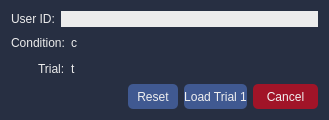
<?xml version="1.0" encoding="UTF-8"?>
<ui version="4.0">
 <class>TrialWidget</class>
 <widget class="QWidget" name="TrialWidget">
  <property name="geometry">
   <rect>
    <x>0</x>
    <y>0</y>
    <width>329</width>
    <height>120</height>
   </rect>
  </property>
  <property name="sizePolicy">
   <sizepolicy hsizetype="Fixed" vsizetype="Fixed">
    <horstretch>0</horstretch>
    <verstretch>0</verstretch>
   </sizepolicy>
  </property>
  <property name="windowTitle">
   <string>Trial Information</string>
  </property>
  <property name="styleSheet">
   <string notr="true">QWidget{
	color: rgb(236, 236, 236);
	background-color: rgb(39, 47,66);
	border-radius:10px;
}

QLineEdit{
background-color: rgb(236, 236, 236);
color: rgb(0,0,0);
}

QPushButton {
	border-radius: 5px;
}</string>
  </property>
  <layout class="QVBoxLayout" name="verticalLayout">
   <item>
    <layout class="QHBoxLayout" name="horizontalLayout">
     <item>
      <widget class="QLabel" name="label">
       <property name="text">
        <string>User ID:</string>
       </property>
      </widget>
     </item>
     <item>
      <widget class="QLineEdit" name="id_line"/>
     </item>
    </layout>
   </item>
   <item>
    <layout class="QGridLayout" name="gridLayout" columnstretch="0,1">
     <item row="0" column="0" alignment="Qt::AlignLeft">
      <widget class="QLabel" name="label_2">
       <property name="text">
        <string>Condition:</string>
       </property>
      </widget>
     </item>
     <item row="1" column="0" alignment="Qt::AlignRight">
      <widget class="QLabel" name="label_3">
       <property name="text">
        <string>Trial:</string>
       </property>
      </widget>
     </item>
     <item row="0" column="1">
      <widget class="QLabel" name="lbl_condition">
       <property name="text">
        <string>c</string>
       </property>
      </widget>
     </item>
     <item row="1" column="1">
      <widget class="QLabel" name="lbl_trial">
       <property name="text">
        <string>t</string>
       </property>
      </widget>
     </item>
    </layout>
   </item>
   <item>
    <layout class="QHBoxLayout" name="horizontalLayout_2" stretch="0,0,0,0">
     <item>
      <spacer name="horizontalSpacer">
       <property name="orientation">
        <enum>Qt::Horizontal</enum>
       </property>
       <property name="sizeType">
        <enum>QSizePolicy::MinimumExpanding</enum>
       </property>
       <property name="sizeHint" stdset="0">
        <size>
         <width>40</width>
         <height>20</height>
        </size>
       </property>
      </spacer>
     </item>
     <item alignment="Qt::AlignRight">
      <widget class="QPushButton" name="btn_reset">
       <property name="minimumSize">
        <size>
         <width>50</width>
         <height>25</height>
        </size>
       </property>
       <property name="styleSheet">
        <string notr="true">background-color: rgb(64, 89, 145);
color: rgb(240, 240, 240);</string>
       </property>
       <property name="text">
        <string>Reset</string>
       </property>
      </widget>
     </item>
     <item alignment="Qt::AlignRight">
      <widget class="QPushButton" name="btn_ok">
       <property name="sizePolicy">
        <sizepolicy hsizetype="Preferred" vsizetype="Fixed">
         <horstretch>0</horstretch>
         <verstretch>0</verstretch>
        </sizepolicy>
       </property>
       <property name="minimumSize">
        <size>
         <width>50</width>
         <height>25</height>
        </size>
       </property>
       <property name="styleSheet">
        <string notr="true">background-color: rgb(64, 89, 145);
color: rgb(240, 240, 240);</string>
       </property>
       <property name="text">
        <string>Load Trial 1</string>
       </property>
      </widget>
     </item>
     <item alignment="Qt::AlignRight">
      <widget class="QPushButton" name="btn_cancel">
       <property name="minimumSize">
        <size>
         <width>65</width>
         <height>25</height>
        </size>
       </property>
       <property name="styleSheet">
        <string notr="true">background-color: rgb(161, 20, 40);
color: rgb(240, 240, 240);
border-radius: 5px;</string>
       </property>
       <property name="text">
        <string>Cancel</string>
       </property>
      </widget>
     </item>
    </layout>
   </item>
  </layout>
 </widget>
 <resources/>
 <connections/>
</ui>
